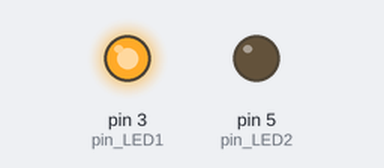
Bench run of a sketch on a simulated Arduino Uno, built with avr-gcc and run on an emulated ATmega328P. Parts: output pins drawn as LEDs (lit = HIGH).

Above: at 0.5 s.
At 2.2 s:
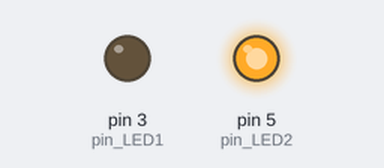
At 4.5 s:
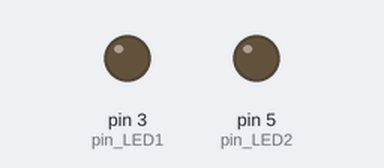
Timing chart, 0 to 6.9 s (numbered marks = the images above):
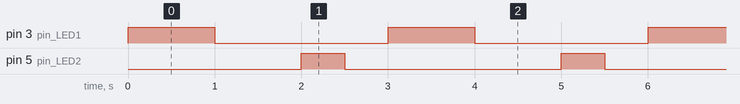

The sketch:

app.ino
```cpp
int pin_LED1 = 3;
int pin_LED2 = 5;
boolean LED_state = false;
unsigned long time_previous, time_current;
unsigned long count = 0;
void setup()
{
    pinMode(pin_LED1, OUTPUT);
    pinMode(pin_LED2, OUTPUT);
    digitalWrite(pin_LED1, LED_state);
    digitalWrite(pin_LED2, LED_state);
    Serial.begin(9600);
    time_previous = millis(); //
}

 void blink_1000(){
     digitalWrite(pin_LED1, HIGH);
     delay(1000);
     digitalWrite(pin_LED1,LOW);
     delay(1000);
 }
 void blink_500(){
    digitalWrite(pin_LED2, HIGH);
    delay(500);
    digitalWrite(pin_LED2, LOW);
    delay(500);
    }

void loop()
{
    blink_1000();
    blink_500();
}
```

Measured:
- by itself, pin 3 (pin_LED1): alternates HIGH for 1.0 s and LOW for 2.0 s
- by itself, pin 5 (pin_LED2): alternates HIGH for 0.50 s and LOW for 2.5 s
- by itself, everything shown: repeats every 3.0 s, in 4 steps
